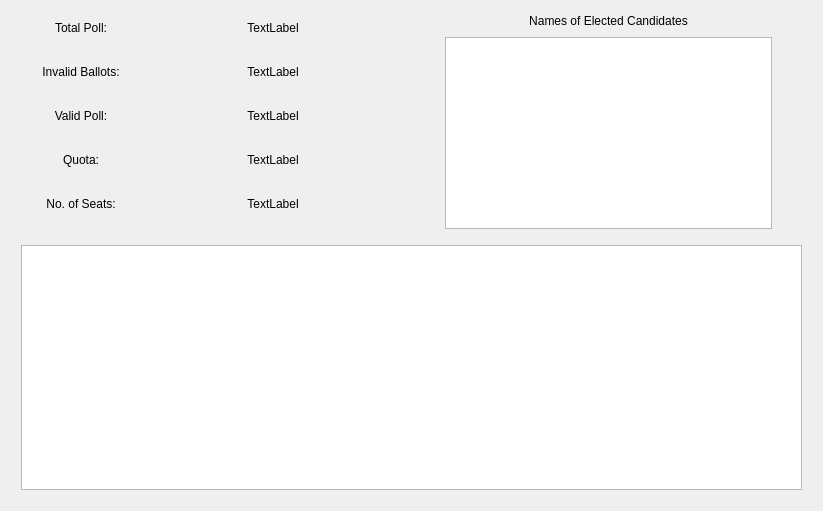
<?xml version="1.0" encoding="UTF-8"?>
<ui version="4.0">
 <class>ResultsForm</class>
 <widget class="QDialog" name="ResultsForm">
  <property name="geometry">
   <rect>
    <x>0</x>
    <y>0</y>
    <width>823</width>
    <height>511</height>
   </rect>
  </property>
  <property name="windowTitle">
   <string>E-Count Results</string>
  </property>
  <layout class="QGridLayout" name="gridLayout">
   <item row="0" column="0">
    <layout class="QVBoxLayout" name="verticalLayout">
     <property name="leftMargin">
      <number>10</number>
     </property>
     <property name="rightMargin">
      <number>10</number>
     </property>
     <property name="bottomMargin">
      <number>10</number>
     </property>
     <item>
      <layout class="QHBoxLayout" name="horizontalLayout">
       <property name="sizeConstraint">
        <enum>QLayout::SetFixedSize</enum>
       </property>
       <item>
        <layout class="QFormLayout" name="formLayout_3">
         <property name="verticalSpacing">
          <number>30</number>
         </property>
         <property name="leftMargin">
          <number>10</number>
         </property>
         <property name="topMargin">
          <number>10</number>
         </property>
         <property name="bottomMargin">
          <number>5</number>
         </property>
         <item row="0" column="0">
          <widget class="QLabel" name="total_poll_lbl1">
           <property name="minimumSize">
            <size>
             <width>100</width>
             <height>0</height>
            </size>
           </property>
           <property name="maximumSize">
            <size>
             <width>100</width>
             <height>16777215</height>
            </size>
           </property>
           <property name="text">
            <string>Total Poll:</string>
           </property>
           <property name="alignment">
            <set>Qt::AlignCenter</set>
           </property>
          </widget>
         </item>
         <item row="0" column="1">
          <widget class="QLabel" name="total_poll_lbl2">
           <property name="text">
            <string>TextLabel</string>
           </property>
           <property name="alignment">
            <set>Qt::AlignCenter</set>
           </property>
          </widget>
         </item>
         <item row="1" column="0">
          <widget class="QLabel" name="invalid_ballots_lbl1">
           <property name="minimumSize">
            <size>
             <width>100</width>
             <height>0</height>
            </size>
           </property>
           <property name="maximumSize">
            <size>
             <width>100</width>
             <height>16777215</height>
            </size>
           </property>
           <property name="text">
            <string>Invalid Ballots:</string>
           </property>
           <property name="alignment">
            <set>Qt::AlignCenter</set>
           </property>
          </widget>
         </item>
         <item row="1" column="1">
          <widget class="QLabel" name="invalid_ballots_lbl2">
           <property name="text">
            <string>TextLabel</string>
           </property>
           <property name="alignment">
            <set>Qt::AlignCenter</set>
           </property>
          </widget>
         </item>
         <item row="2" column="0">
          <widget class="QLabel" name="valid_poll_lbl1">
           <property name="minimumSize">
            <size>
             <width>100</width>
             <height>0</height>
            </size>
           </property>
           <property name="maximumSize">
            <size>
             <width>100</width>
             <height>16777215</height>
            </size>
           </property>
           <property name="text">
            <string>Valid Poll:</string>
           </property>
           <property name="alignment">
            <set>Qt::AlignCenter</set>
           </property>
          </widget>
         </item>
         <item row="2" column="1">
          <widget class="QLabel" name="valid_poll_lbl2">
           <property name="text">
            <string>TextLabel</string>
           </property>
           <property name="alignment">
            <set>Qt::AlignCenter</set>
           </property>
          </widget>
         </item>
         <item row="3" column="0">
          <widget class="QLabel" name="quota_lbl1">
           <property name="minimumSize">
            <size>
             <width>100</width>
             <height>0</height>
            </size>
           </property>
           <property name="maximumSize">
            <size>
             <width>100</width>
             <height>16777215</height>
            </size>
           </property>
           <property name="text">
            <string>Quota:</string>
           </property>
           <property name="alignment">
            <set>Qt::AlignCenter</set>
           </property>
          </widget>
         </item>
         <item row="3" column="1">
          <widget class="QLabel" name="quota_lbl2">
           <property name="text">
            <string>TextLabel</string>
           </property>
           <property name="alignment">
            <set>Qt::AlignCenter</set>
           </property>
          </widget>
         </item>
         <item row="4" column="0">
          <widget class="QLabel" name="no_of_seats_lbl1">
           <property name="minimumSize">
            <size>
             <width>100</width>
             <height>0</height>
            </size>
           </property>
           <property name="maximumSize">
            <size>
             <width>100</width>
             <height>16777215</height>
            </size>
           </property>
           <property name="text">
            <string>No. of Seats:</string>
           </property>
           <property name="alignment">
            <set>Qt::AlignCenter</set>
           </property>
          </widget>
         </item>
         <item row="4" column="1">
          <widget class="QLabel" name="no_of_seats_lbl2">
           <property name="text">
            <string>TextLabel</string>
           </property>
           <property name="alignment">
            <set>Qt::AlignCenter</set>
           </property>
          </widget>
         </item>
        </layout>
       </item>
       <item>
        <layout class="QVBoxLayout" name="verticalLayout_9">
         <property name="leftMargin">
          <number>30</number>
         </property>
         <property name="rightMargin">
          <number>30</number>
         </property>
         <property name="bottomMargin">
          <number>10</number>
         </property>
         <item>
          <widget class="QLabel" name="elected_lbl_4">
           <property name="sizePolicy">
            <sizepolicy hsizetype="Preferred" vsizetype="Fixed">
             <horstretch>0</horstretch>
             <verstretch>0</verstretch>
            </sizepolicy>
           </property>
           <property name="minimumSize">
            <size>
             <width>0</width>
             <height>20</height>
            </size>
           </property>
           <property name="text">
            <string>Names of Elected Candidates</string>
           </property>
           <property name="alignment">
            <set>Qt::AlignCenter</set>
           </property>
          </widget>
         </item>
         <item>
          <widget class="QListWidget" name="elected_list_4">
           <property name="sizePolicy">
            <sizepolicy hsizetype="Preferred" vsizetype="Minimum">
             <horstretch>0</horstretch>
             <verstretch>0</verstretch>
            </sizepolicy>
           </property>
           <property name="minimumSize">
            <size>
             <width>20</width>
             <height>40</height>
            </size>
           </property>
           <property name="maximumSize">
            <size>
             <width>16777215</width>
             <height>16777215</height>
            </size>
           </property>
           <property name="selectionMode">
            <enum>QAbstractItemView::NoSelection</enum>
           </property>
           <property name="spacing">
            <number>0</number>
           </property>
          </widget>
         </item>
        </layout>
       </item>
      </layout>
     </item>
     <item>
      <layout class="QVBoxLayout" name="verticalLayout_2">
       <property name="spacing">
        <number>6</number>
       </property>
       <property name="topMargin">
        <number>0</number>
       </property>
       <item>
        <widget class="QTableWidget" name="results_table">
         <property name="sizePolicy">
          <sizepolicy hsizetype="Expanding" vsizetype="Expanding">
           <horstretch>0</horstretch>
           <verstretch>0</verstretch>
          </sizepolicy>
         </property>
         <property name="selectionMode">
          <enum>QAbstractItemView::NoSelection</enum>
         </property>
         <property name="showGrid">
          <bool>true</bool>
         </property>
         <property name="rowCount">
          <number>0</number>
         </property>
         <property name="columnCount">
          <number>0</number>
         </property>
         <attribute name="horizontalHeaderStretchLastSection">
          <bool>true</bool>
         </attribute>
         <attribute name="verticalHeaderVisible">
          <bool>false</bool>
         </attribute>
         <attribute name="verticalHeaderDefaultSectionSize">
          <number>40</number>
         </attribute>
         <attribute name="verticalHeaderStretchLastSection">
          <bool>true</bool>
         </attribute>
        </widget>
       </item>
      </layout>
     </item>
    </layout>
   </item>
  </layout>
 </widget>
 <resources/>
 <connections/>
</ui>
